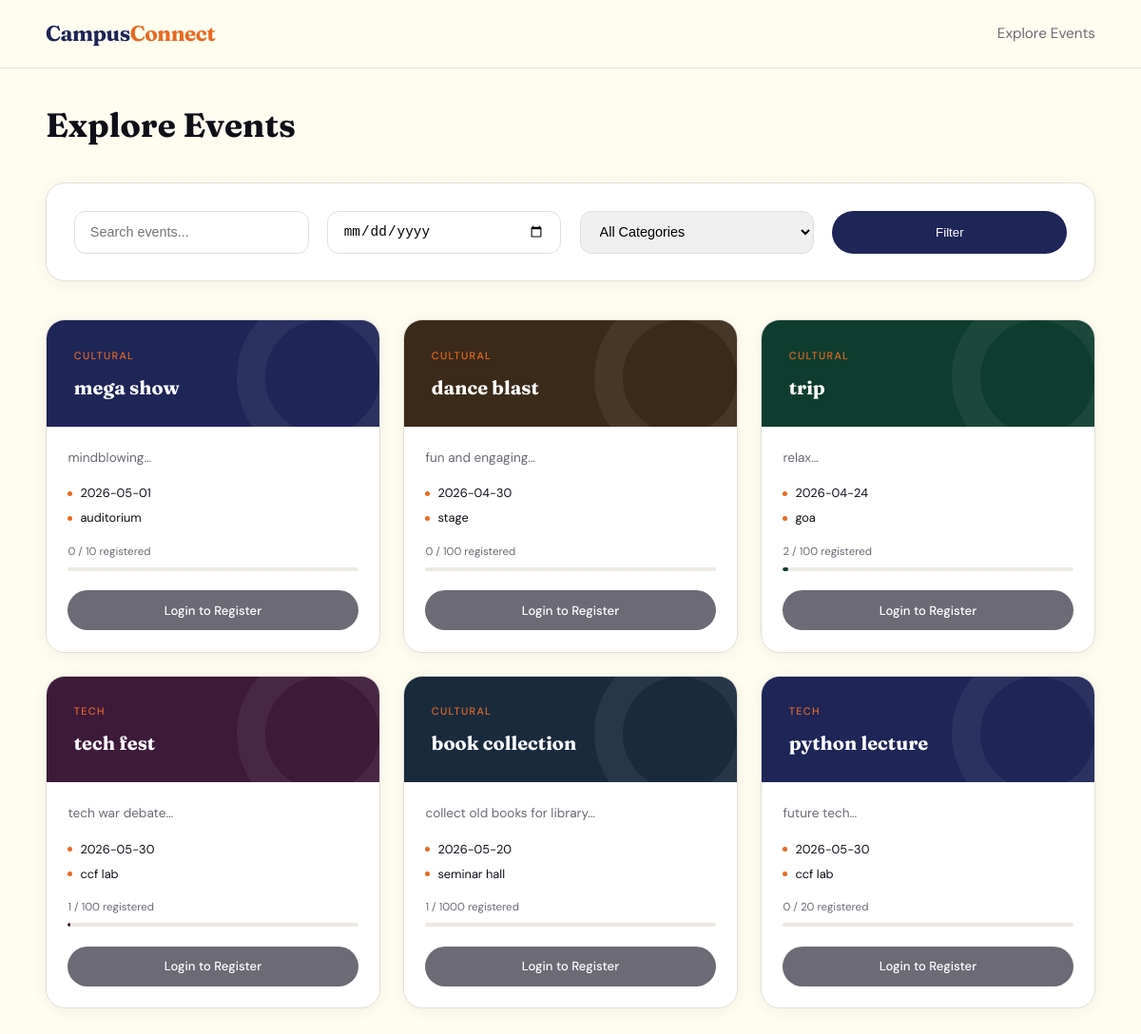
Screenshot of /events.php with the database file from the repository.
### tables this page shows
CREATE TABLE `events` (
  `id` int(11) NOT NULL,
  `title` varchar(200) DEFAULT NULL,
  `description` text DEFAULT NULL,
  `category` enum('tech','cultural','sports','workshop','seminar') DEFAULT NULL,
  `event_date` date DEFAULT NULL,
  `venue` varchar(150) DEFAULT NULL,
  `capacity` int(11) DEFAULT 100,
  `organizer_id` int(11) DEFAULT NULL,
  `status` enum('pending','approved','rejected') DEFAULT 'pending',
  `created_at` timestamp NOT NULL DEFAULT current_timestamp(),
  `event_time` time DEFAULT NULL,
  `date` date DEFAULT NULL,
  `is_past` tinyint(1) DEFAULT 0,
  `images` text DEFAULT NULL
);

### functions.php (called while the page is built, shortened)
<?php
require_once 'config.php';
function getEvents($status = 'approved') {
    global $conn;
    $sql = "
        SELECT e.*, COUNT(r.id) AS registrations
        FROM events e
        LEFT JOIN registrations r ON e.id = r.event_id
        WHERE e.status=?
        GROUP BY e.id
        ORDER BY e.date ASC
    ";
    $stmt = $conn->prepare($sql);
    $stmt->bind_param("s", $status);
    $stmt->execute();
    return $stmt->get_result()->fetch_all(MYSQLI_ASSOC);
}
?>

### events.php (the view, shortened to what this page needs)
<?php
require_once 'functions.php';
$user = null;
$category_filter = $_GET['category'] ?? '';
$search = $_GET['search'] ?? '';
$date_filter = $_GET['date'] ?? '';
$events = getEvents();
$events = array_filter($events, function($e) use ($category_filter, $search, $date_filter) {
    if ($category_filter && $e['category'] !== $category_filter) return false;
    if ($search && stripos($e['title'] . $e['description'], $search) === false) return false;
    if ($date_filter && $e['event_date'] < $date_filter) return false;
    return true;
});
$event_colors = ['#1e2557', '#3b2a1a', '#0e3d2f', '#3d1a3a', '#1a2a3d'];
?>
<!DOCTYPE html>
<html lang="en">
<head>
<link href="https://cdn.jsdelivr.net/npm/bootstrap-icons/font/bootstrap-icons.css" rel="stylesheet">
</head>
<body>
<div id="mainContent" class="main-content">
    <div class="top-nav">
        <a href="index.php" class="logo">Campus<span>Connect</span></a>
        <div style="font-size: 0.95rem; color: var(--muted);">Explore Events</div>
    </div>
    <h1 class="page-title"> Explore Events</h1>
    <div class="page-content">
        <form method="GET" class="filter-form">
            <input type="text" name="search" placeholder="Search events..." value="<?php echo htmlspecialchars($search); ?>">
            <input type="date" name="date" value="<?php echo htmlspecialchars($date_filter); ?>">
            <select name="category">
                <option value="">All Categories</option>
            </select>
            <button type="submit">Filter</button>
        </form>
        <div class="event-grid">
            <?php foreach($events as $i => $event):
                $pct = $event['capacity'] > 0 ? round(($event['registrations'] / $event['capacity']) * 100) : 0;
                $color = $event_colors[$i % count($event_colors)];
            ?>
            <div class="event-card">
                <div class="event-card-top" style="background:<?php echo $color; ?>">
                    <div class="event-cat"><?php echo strtoupper(htmlspecialchars($event['category'])); ?></div>
                    <div class="event-title"><?php echo htmlspecialchars($event['title']); ?></div>
                </div>
                <div class="event-card-body">
                    <p class="event-desc"><?php echo substr(htmlspecialchars($event['description']), 0, 100); ?>…</p>
                    <div class="event-meta">
                        <span><?php echo htmlspecialchars($event['event_date']); ?></span>
                        <span><?php echo htmlspecialchars($event['venue']); ?></span>
                    </div>
                    <div class="capacity-label"><?php echo $event['registrations']; ?> / <?php echo $event['capacity']; ?> registered</div>
                    <div class="progress-bar-custom">
                        <div class="progress-fill" style="width:<?php echo $pct; ?>%;background:<?php echo $color; ?>"></div>
                    </div>
                    <?php if ($user && $user['role'] === 'student'): ?>
                        <a href="register.php?event_id=<?php echo $event['id']; ?>" class="btn-reg">Register Now</a>
                    <?php elseif (!$user): ?>
                        <a href="login.php" class="btn-secondary-reg">Login to Register</a>
                    <?php else: ?>
                        <span class="text-muted-light" style="text-align: center; padding: 0.65rem;">Organizer/Admin cannot register</span>
                    <?php endif; ?>
                </div>
            </div>
            <?php endforeach; ?>
        </div>
</body>
</html>

### events.php (style rules this page uses)
* { margin: 0; padding: 0; box-sizing: border-box; }
:root { --ink: #0f0e17; --cream: #fffcf0; --amber: #e86920; --amber-light: #fdf3dc; --indigo: #1e2557; --indigo-mid: #5e2d8c; --muted: #6b6a75; --border: #e2dfd6; --sand: #f4f1e8; }
body { font-family: 'DM Sans', sans-serif; background: var(--cream); color: var(--ink); line-height: 1.6; }
.top-nav { display: flex; align-items: center; justify-content: space-between; padding: 1.1rem 3rem; border-bottom: 1px solid var(--border); background: var(--cream); position: sticky; top: 0; z-index: 100; }
.top-nav .logo { font-family: 'Fraunces', serif; font-weight: 700; font-size: 1.4rem; color: var(--indigo); letter-spacing: -0.02em; text-decoration: none; }
.top-nav .logo span { color: var(--amber); }
.page-title { font-family: 'Fraunces', serif; font-size: 2.2rem; font-weight: 700; color: var(--ink); margin: 2rem 0 2rem 0; padding: 0 3rem; }
.page-content { padding: 0 3rem 3rem; }
.filter-form { display: grid; grid-template-columns: repeat(4, 1fr); gap: 1.2rem; margin-bottom: 2.5rem; padding: 1.8rem; background: #fff; border-radius: 1.25rem; border: 1px solid var(--border); box-shadow: 0 2px 16px rgba(0,0,0,.06); }
.filter-form input, .filter-form select { border-radius: 0.75rem; border: 1px solid var(--border); padding: 0.75rem 1rem; font-size: 0.9rem; }
.filter-form button { background: var(--indigo); color: #fff; border: none; border-radius: 2rem; padding: 0.75rem 1.8rem; font-weight: 500; cursor: pointer; transition: background 0.2s; }
.event-grid { display: grid; grid-template-columns: repeat(3, 1fr); gap: 1.5rem; margin-bottom: 3rem; }
.event-card { border: 1px solid var(--border); border-radius: 1.25rem; overflow: hidden; background: #fff; transition: transform .2s, box-shadow .2s; display: flex; flex-direction: column; box-shadow: 0 2px 16px rgba(0,0,0,.06); }
.event-card-top { padding: 1.8rem; position: relative; overflow: hidden; background: var(--indigo); color: #fff; }
.event-card-top::after { content: ''; position: absolute; width: 120px; height: 120px; border-radius: 50%; border: 30px solid rgba(255,255,255,.06); right: -30px; top: -30px; }
.event-cat { font-size: .68rem; font-weight: 500; letter-spacing: .12em; text-transform: uppercase; color: var(--amber); margin-bottom: .7rem; position: relative; z-index: 1; }
.event-title { font-family: 'Fraunces', serif; font-size: 1.25rem; font-weight: 700; color: #fff; line-height: 1.25; position: relative; z-index: 1; }
.event-card-body { padding: 1.4rem; flex: 1; display: flex; flex-direction: column; }
.event-desc { font-size: .85rem; color: var(--muted); line-height: 1.65; margin-bottom: 1rem; }
.event-meta { font-size: .8rem; color: var(--ink); display: flex; flex-direction: column; gap: .35rem; margin-bottom: 1rem; }
.event-meta span { display: flex; align-items: center; gap: .5rem; }
.event-meta span::before { content: ''; display: inline-block; width: 5px; height: 5px; border-radius: 50%; background: var(--amber); flex-shrink: 0; }
.capacity-label { font-size: .72rem; color: var(--muted); margin-bottom: .4rem; }
.progress-bar-custom { height: 4px; background: #ece9e1; border-radius: 2px; margin-bottom: 1.3rem; overflow: hidden; }
.progress-fill { height: 100%; border-radius: 2px; }
.btn-secondary-reg { background: var(--muted); color: #fff; padding: .65rem 1.2rem; border-radius: 2rem; font-size: .82rem; font-weight: 500; text-decoration: none; display: block; text-align: center; transition: background .2s; margin-top: auto; border: none; cursor: pointer; }

### rows the page displays
events: category "CULTURAL", title "mega show", description "mindblowing", event_date "2026-05-01", venue "auditorium", registrations "0", capacity "10"
events: category "CULTURAL", title "dance blast", description "fun and engaging", event_date "2026-04-30", venue "stage", registrations "0", capacity "100"
events: category "CULTURAL", title "trip", description "relax", event_date "2026-04-24", venue "goa", registrations "2", capacity "100"
events: category "TECH", title "tech fest", description "tech war debate", event_date "2026-05-30", venue "ccf lab", registrations "1", capacity "100"
events: category "CULTURAL", title "book collection", description "collect old books for library", event_date "2026-05-20", venue "seminar hall", registrations "1", capacity "1000"
events: category "TECH", title "python lecture", description "future tech", event_date "2026-05-30", venue "ccf lab", registrations "0", capacity "20"
